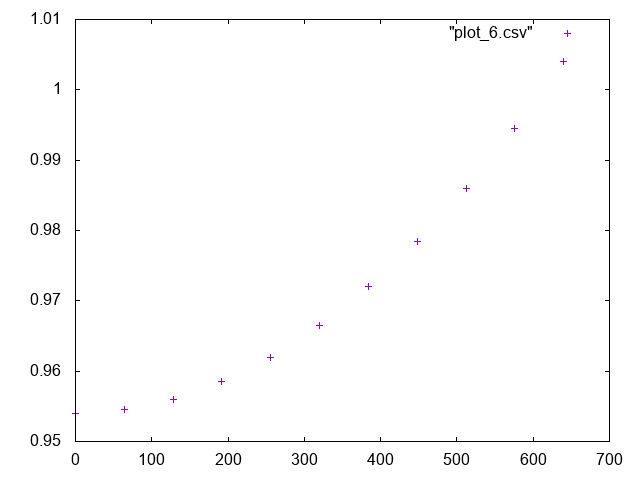

Source code (gnuplot):

      set terminal png
      set output "plot_6.png"
      plot "plot_6.csv"
    
